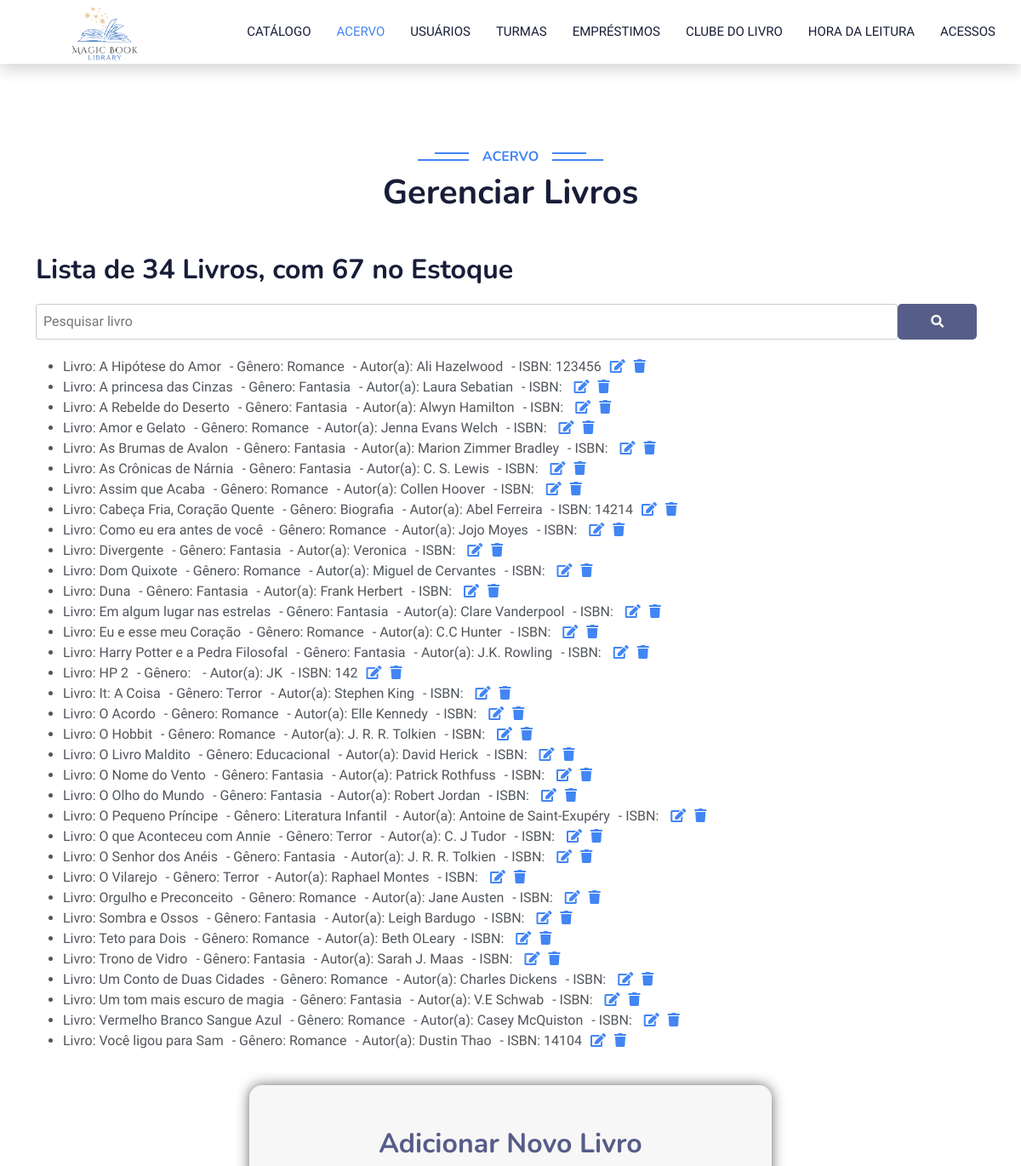
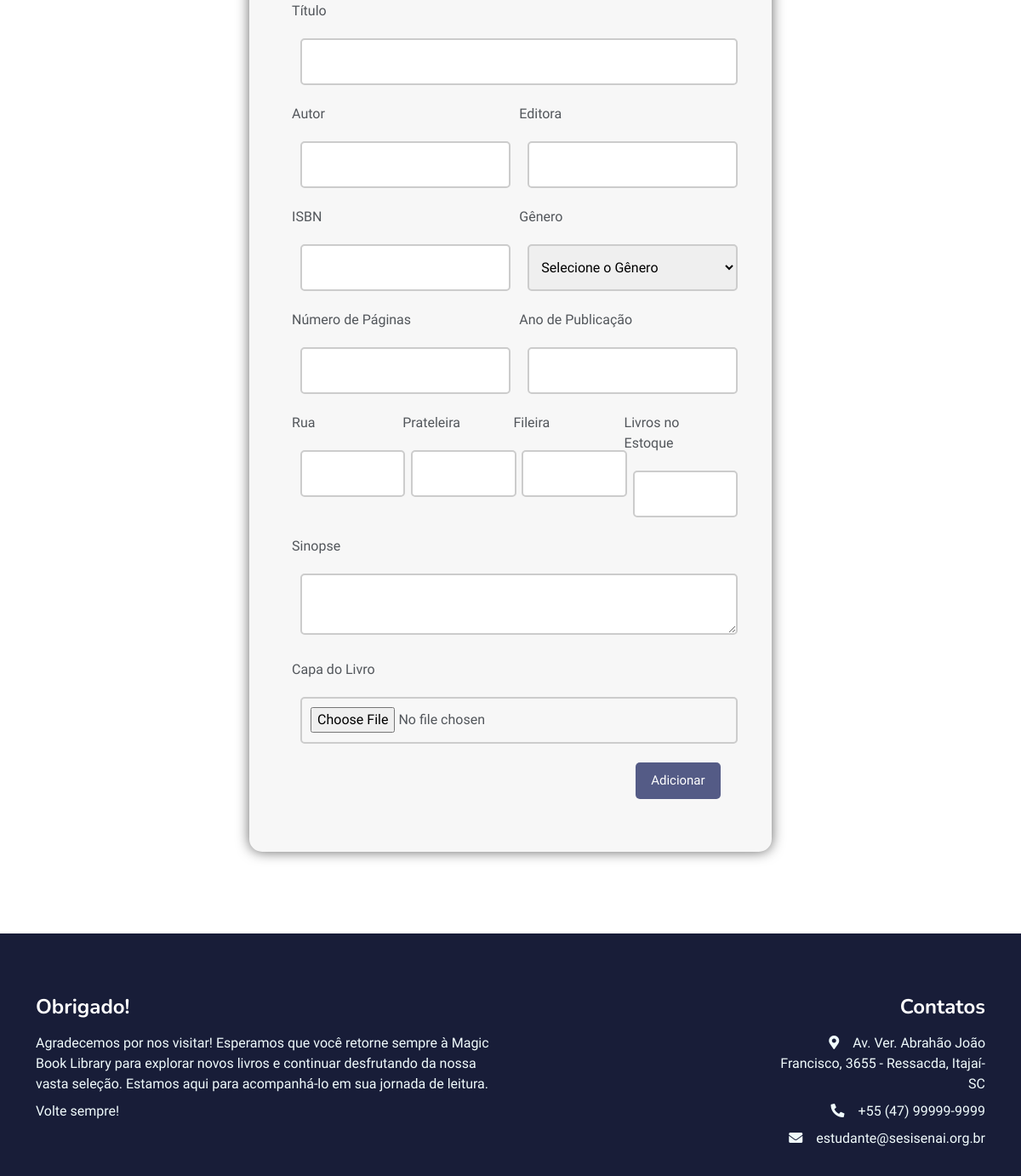
Screenshot of /acervo.php with the database file from the repository (2 pictures, top to bottom).
### tables this page shows
CREATE TABLE `acervo` (
  `id` int(11) NOT NULL,
  `nome` varchar(100) NOT NULL,
  `genero` varchar(30) NOT NULL,
  `autor` varchar(50) NOT NULL,
  `anoPublicado` int(11) NOT NULL,
  `sinopse` varchar(3500) NOT NULL,
  `capaLivro` varchar(60000) NOT NULL,
  `rua` int(4) NOT NULL,
  `prateleira` varchar(4) NOT NULL,
  `fileira` int(4) NOT NULL,
  `isbn` varchar(17) NOT NULL,
  `editora` varchar(50) NOT NULL,
  `paginas` int(10) NOT NULL,
  `estoque` tinyint(1) NOT NULL
);

### acervo.php (the view, shortened to what this page needs)
<!DOCTYPE html>
<html lang="en">
<head>
    <link href="https://cdnjs.cloudflare.com/ajax/libs/font-awesome/5.10.0/css/all.min.css" rel="stylesheet">
    <link href="https://cdn.jsdelivr.net/npm/bootstrap-icons@1.4.1/font/bootstrap-icons.css" rel="stylesheet">
    <link href="lib/animate/animate.min.css" rel="stylesheet">
    <link href="lib/owlcarousel/assets/owl.carousel.min.css" rel="stylesheet">
    <link href="css/bootstrap.min.css" rel="stylesheet">
    <link href="style.css" rel="stylesheet">
</head>
<body>
    <nav class="navbar navbar-expand-lg bg-white navbar-light shadow sticky-top p-0">
        <a href="menuAdm.php" class="navbar-brand d-flex align-items-center px-4 px-lg-5">
            <h2 class="m-0 text-primary"><img height="150" src="img/Logo.png"></h2>
        </a>
        <div class="collapse navbar-collapse" id="navbarCollapse">
            <div class="navbar-nav ms-auto p-4 p-lg-0">
                <a href="menuAdm.php" class="nav-item nav-link ">Catálogo</a>
                <a href="acervo.php" class="nav-item nav-link active">Acervo</a>
                <a href="usuarios.php" class="nav-item nav-link ">Usuários</a>
                <a href="turma.php" class="nav-item nav-link ">Turmas</a>
                <a href="relatorio.php" class="nav-item nav-link">Empréstimos</a>
                <a href="clube.php" class="nav-item nav-link ">Clube do Livro</a>
                <a href="hora.php" class="nav-item nav-link ">Hora da Leitura</a>
                <a href="index.php" class="nav-item nav-link">Acessos</a>
            </div>
        </div>
    </nav>
    <div class="container-fluid p-0 mb-5">
        <div class="owl-carousel header-carousel position-relative">
            <div class="owl-carousel-item position-relative top-0 start-0 w-100 h-30 d-flex align-items-center">
                <div class="position-absolute top-0 start-0 w-100 h-100 d-flex align-items-center" style="background: rgba(23, 29, 56, .7);">
                    <div class="container">
                        <div class="row justify-content-start">on
                            <div class="col-sm-10 col-lg-8">
                                <p class="fs-5 text-white mb-4 pb-2">SEJA BEM VINDO A LIBRARY! onde a curiosidade é incentivada e o conhecimento é valorizado.
                                </p>
                            </div>
                        </div>
                    </div>
                </div>
            </div>
        </div>
    </div>
    <div class="container-xxl py-5 category">
        <div class="container">
            <div class="text-center wow fadeInUp" data-wow-delay="0.1s">
                <h6 class="section-title bg-white text-center text-primary px-3">Acervo</h6>
                <h1 class="mb-5">Gerenciar Livros</h1>
            </div>
            <div class="row g-4">
            <?php
$servername = "127.0.0.1";
$username = "root";
$password = "root";
$dbname = "projeto_biblioteca";
$conn = new mysqli($servername, $username, $password, $dbname);
function getTotalEstoque($connection) {
    $sql = "SELECT SUM(estoque) AS total_estoque FROM acervo";
    $result = $connection->query($sql);
    if ($result && $result->num_rows > 0) {
        $row = $result->fetch_assoc();
        return $row["total_estoque"];
    } else {
        return 0;
    }
}
if (isset($_GET['search'])) {
    $search = $_GET['search'];
    $sql = "SELECT * FROM acervo WHERE nome LIKE '%$search%' OR genero LIKE '%$search%' OR autor LIKE '%$search%' OR isbn LIKE '%$search%' ORDER BY nome";
} else {
    $sql = "SELECT * FROM acervo ORDER BY nome";
}
$result = $conn->query($sql);
if ($result->num_rows > 0) {
        echo '<div class="container">';
        echo '<h2 style="margin-bottom: 20px;">Lista de ' . $result->num_rows . ' Livros, com ' . getTotalEstoque($conn) . ' no Estoque</h2>';
    echo '<form method="GET" action="acervo.php">';
    echo '<div style="display: flex; align-items: center;">';
    echo '<input type="text" name="search" placeholder="Pesquisar livro">';
    echo '<button type="submit" style="background-color: #565d88; border: none; cursor: pointer; padding:10px; margin-left: 0px;"><i class="fas fa-search" style="color: white;"></i></button>';
    echo '</div>';
    echo '</form>';
    echo '<ul>';
    while ($row = $result->fetch_assoc()) {
        $livroId = $row["id"];
        $nome = $row["nome"];
        $genero = $row["genero"];
        $autor = $row["autor"];
        $isbn = $row["isbn"];
        echo '<li>';
        echo '<span style="margin-right: 10px;">Livro: ' . $nome . '</span>';
        echo '<span style="margin-right: 10px;">- Gênero: ' . $genero . '</span>';
        echo '<span style="margin-right: 10px;">- Autor(a): ' . $autor . '</span>';
        echo '<span style="margin-right: 10px;">- ISBN: ' . $isbn . '</span>';
        echo '<a href="atualizarLivro.php?id=' . $livroId . '"><i class="fas fa-edit"></i></a>';
        echo '<a href="deletarLivro.php?id=' . $livroId . '" onclick="return confirm(\'Tem certeza de que deseja deletar o livro?\')" style="margin-left: 10px;"><i class="fas fa-trash"></i></a>';
        echo '</li>';
    }
    echo '</ul>';
    echo '</div>';
    echo '<title>Formulário de Registro</title>
    <link rel="stylesheet" type="text/css" href="style.css">
</head>
<div style="display: flex; justify-content: center; align-items: center;">
<div class="container" style="padding: 50px; background-color: #f7f7f7; box-shadow: 0px 0px 15px #666; width: 55%; border-radius: 15px;">
    <form action="adicionarLivro.php" method="POST" style="display: flex; flex-direction: column; align-items: center;">
        <div style="display: flex; justify-content: center;">
            <h2 style="color: rgba(17, 27, 88, 0.7);">Adicionar Novo Livro</h2>
        </div>
        <div style="width: 100%; padding-bottom: 12px;">
            <label style="float: left; padding-bottom: 5px;" for="nome">Título</label><br>
            <input style="border: 2px solid #ccc; width: 100%; height: 55px; padding: 10px; margin: 10px; border-radius: 5px;" type="text" id="nome" name="nome" required>
        </div>
        <div style="display: flex; justify-content: space-between; width: 100%;">
            <div style="width: 48%; padding-bottom: 12px;">
                <label style="float: left; padding-bottom: 5px;" for="autor">Autor</label><br>
                <input style="border: 2px solid #ccc; width: 100%; height: 55px; padding: 10px; margin: 10px; border-radius: 5px;" type="text" id="autor" name="autor" required>
            </div>
            <div style="width: 48%; padding-bottom: 12px;">
                <label style="float: left; padding-bottom: 5px;" for="editora">Editora</label><br>
                <input style="border: 2px solid #ccc; width: 100%; height: 55px; padding: 10px; margin: 10px; border-radius: 5px;" type="text" id="editora" name="editora" required>
            </div>
        </div>
        <div style="display: flex; justify-content: space-between; width: 100%;">
            <div style="width: 48%; padding-bottom: 12px;">
                <label style="float: left; padding-bottom: 5px;" for="isbn">ISBN</label><br>
                <input style="border: 2px solid #ccc; width: 100%; height: 55px; padding: 10px; margin: 10px; border-radius: 5px;" type="text" id="isbn" name="isbn" required>
            </div>
            <div style="width: 48%; padding-bottom: 12px;">
                <label style="float: left; padding-bottom: 5px;" for="genero">Gênero</label><br>
                <select style="border: 2px solid #ccc; width: 100%; height: 55px; padding: 10px; margin: 10px; border-radius: 5px;" id="genero" name="genero" required>
                    <option value="" disabled selected>Selecione o Gênero</option>
                </select>
            </div>
        </div>
        <div style="display: flex; justify-content: space-between; width: 100%;">
        <div style="width: 48%; padding-bottom: 12px;">
            <label style="float: left; padding-bottom: 5px;" for="paginas">Número de Páginas</label><br>
            <input style="border: 2px solid #ccc; width: 100%; height: 55px; padding: 10px; margin: 10px; border-radius: 5px;" type="number" id="paginas" name="paginas" required>
        </div>
        <div style="width: 48%; padding-bottom: 12px;">
            <label style="float: left; padding-bottom: 5px;" for="anoPublicado">Ano de Publicação</label><br>
            <input style="border: 2px solid #ccc; width: 100%; height: 55px; padding: 10px; margin: 10px; border-radius: 5px;" type="number" id="anoPublicado" name="anoPublicado" required>
        </div>
        </div>
        <div style="display: flex; justify-content: space-between; width: 100%;">
        <div style="width: 24%; padding-bottom: 12px;">
            <label style="float: left; padding-bottom: 5px;" for="rua">Rua</label><br>
            <input style="border: 2px solid #ccc; width: 100%; height: 55px; padding: 10px; margin: 10px; border-radius: 5px;" type="number" id="rua" name="rua" required>
        </div>
        <div style="width: 24%; padding-bottom: 12px;">
            <label style="float: left; padding-bottom: 5px;" for="prateleira">Prateleira</label><br>
            <input style="border: 2px solid #ccc; width: 100%; height: 55px; padding: 10px; margin: 10px; border-radius: 5px;" type="text" id="prateleira" name="prateleira" required>
        </div>
        <div style="width: 24%; padding-bottom: 12px;">
            <label style="float: left; padding-bottom: 5px;" for="fileira">Fileira</label><br>
            <input style="border: 2px solid #ccc; width: 100%; height: 55px; padding: 10px; margin: 10px; border-radius: 5px;" type="number" id="fileira" name="fileira" required>
        </div>
        <div style="width: 24%; padding-bottom: 12px;">
            <label style="float: left; padding-bottom: 5px;" for="estoque">Livros no Estoque</label><br>
            <input style="border: 2px solid #ccc; width: 100%; height: 55px; padding: 10px; margin: 10px; border-radius: 5px;" type="number" id="estoque" name="estoque" required>
        </div>
        </div>
        <div style="width: 100%; padding-bottom: 12px;">
            <label style="float: left; padding-bottom: 5px;" for="sinopse">Sinopse</label><br>
            <textarea style="border: 2px solid #ccc; width: 100%; padding: 10px; margin: 10px; border-radius: 5px;" id="sinopse" name="sinopse"></textarea>
        </div>
        <div style="width: 100%; padding-bottom: 12px;">
            <label style="float: left; padding-bottom: 5px;" for="capaLivro">Capa do Livro</label><br>
            <input style="border: 2px solid #ccc; width: 100%; height: 55px; padding: 10px; margin: 10px; border-radius: 5px;" type="file" id="capaLivro" name="capaLivro">
        </div>
        <div style="width: 100%; padding-bottom: 12px;">
            <div style="width: 100%; display: flex; justify-content: flex-end; align-items: center;">
                <button type="submit">Adicionar</button>
            </div>
        </div>
    </form>
</div>
</div>';
} else {
    echo "Nenhum livro encontrado.";
}
?>
            </div>
        </div>
    </div>
    <div class="container-fluid bg-dark text-light footer pt-5 mt-5 wow fadeIn" data-wow-delay="0.1s">
    <div class="container py-4">
        <div class="row g-5">
            <div class="col-lg-6 col-md-6 text-start">
                <h4 class="text-white mb-3">Obrigado!</h4>
                <p class="mb-2"><i class=""></i>Agradecemos por nos visitar! Esperamos que você retorne sempre à Magic Book Library para explorar novos livros e continuar desfrutando da nossa vasta seleção. Estamos aqui para acompanhá-lo em sua jornada de leitura.</p>
                <p class="mb-2"><i class=""></i>Volte sempre!</p>
            </div>
            <div class="col-lg-3 col-md-6 text-start">
            </div>
            <div class="col-lg-3 col-md-6 text-end ">
                <h4 class="text-white mb-3">Contatos</h4>
                <p class="mb-2"><i class="fa fa-map-marker-alt me-3"></i>Av. Ver. Abrahão João Francisco, 3655 - Ressacda, Itajaí-SC</p>
                <p class="mb-2"><i class="fa fa-phone-alt me-3"></i>+55 (47) 99999-9999</p>
                <p class="mb-2"><i class="fa fa-envelope me-3"></i>estudante@sesisenai.org.br</p>
            </div>
        </div>
    </div>
</div>
</body>
</html>

### style.css (style rules this page uses)
:root { --primary: #4285F4; --light: #F0FBFC; --dark: #181d38; }
.navbar-light .navbar-nav .nav-link { margin-right: 30px; padding: 25px 0; color: #FFFFFF; font-size: 15px; text-transform: uppercase; outline: none; }
.navbar-light .navbar-nav .nav-link:hover, .navbar-light .navbar-nav .nav-link.active { color: var(--primary); }
.navbar-light .navbar-brand, .navbar-light a.btn { height: 75px; }
.navbar-light .navbar-nav .nav-link { color: var(--dark); font-weight: 500; }
.navbar-light.sticky-top { top: -100px; transition: .5s; }
.section-title { position: relative; display: inline-block; text-transform: uppercase; }
.section-title::before { position: absolute; content: ""; width: calc(100% + 80px); height: 2px; top: 4px; left: -40px; background: var(--primary); z-index: -1; }
.section-title::after { position: absolute; content: ""; width: calc(100% + 120px); height: 2px; bottom: 5px; left: -60px; background: var(--primary); z-index: -1; }
label { display: block; margin-bottom: 5px; }
input[type="text"], input[type="email"], input[type="password"] { width: 100%; padding: 8px; border: 1px solid #ccc; border-radius: 3px; }
button { font-size: 15px; width: 100px; padding: 10px 15px; color: white; background-color: rgba(17, 27, 88, 0.7); border-radius: 5px; margin-right: 10px; border: none; }

### rows the page displays
acervo: nome "A Hipótese do Amor", genero "Romance", autor "Ali Hazelwood", isbn "123456"
acervo: nome "A princesa das Cinzas", genero "Fantasia", autor "Laura Sebatian"
acervo: nome "A Rebelde do Deserto", genero "Fantasia", autor "Alwyn Hamilton"
acervo: nome "Amor e Gelato", genero "Romance", autor "Jenna Evans Welch"
acervo: nome "As Brumas de Avalon", genero "Fantasia", autor "Marion Zimmer Bradley"
acervo: nome "As Crônicas de Nárnia", genero "Fantasia", autor "C. S. Lewis"
acervo: nome "Assim que Acaba", genero "Romance", autor "Collen Hoover"
acervo: nome "Cabeça Fria, Coração Quente", genero "Biografia", autor "Abel Ferreira", isbn "14214"
acervo: nome "Como eu era antes de você", genero "Romance", autor "Jojo Moyes"
acervo: nome "Divergente", genero "Fantasia", autor "Veronica"
acervo: nome "Dom Quixote", genero "Romance", autor "Miguel de Cervantes"
acervo: nome "Duna", genero "Fantasia", autor "Frank Herbert"
acervo: nome "Em algum lugar nas estrelas", genero "Fantasia", autor "Clare Vanderpool"
acervo: nome "Eu e esse meu Coração", genero "Romance", autor "C.C Hunter"
acervo: nome "Harry Potter e a Pedra Filosofal", genero "Fantasia", autor "J.K. Rowling"
acervo: nome "HP 2", autor "JK", isbn "142"
acervo: nome "It: A Coisa", genero "Terror", autor "Stephen King"
acervo: nome "O Acordo", genero "Romance", autor "Elle Kennedy"
acervo: nome "O Hobbit", genero "Romance", autor "J. R. R. Tolkien"
acervo: nome "O Livro Maldito", genero "Educacional", autor "David Herick"
acervo: nome "O Nome do Vento", genero "Fantasia", autor "Patrick Rothfuss"
acervo: nome "O Olho do Mundo", genero "Fantasia", autor "Robert Jordan"
acervo: nome "O Pequeno Príncipe", genero "Literatura Infantil", autor "Antoine de Saint-Exupéry"
acervo: nome "O que Aconteceu com Annie", genero "Terror", autor "C. J Tudor"
acervo: nome "O Senhor dos Anéis", genero "Fantasia", autor "J. R. R. Tolkien"
acervo: nome "O Vilarejo", genero "Terror", autor "Raphael Montes"
acervo: nome "Orgulho e Preconceito", genero "Romance", autor "Jane Austen"
acervo: nome "Sombra e Ossos", genero "Fantasia", autor "Leigh Bardugo"
acervo: nome "Teto para Dois", genero "Romance", autor "Beth OLeary"
acervo: nome "Trono de Vidro", genero "Fantasia", autor "Sarah J. Maas"
acervo: nome "Um Conto de Duas Cidades", genero "Romance", autor "Charles Dickens"
acervo: nome "Um tom mais escuro de magia", genero "Fantasia", autor "V.E Schwab"
acervo: nome "Vermelho Branco Sangue Azul", genero "Romance", autor "Casey McQuiston"
acervo: nome "Você ligou para Sam", genero "Romance", autor "Dustin Thao", isbn "14104"

### other values shown
$result->num_rows "34"
getTotalEstoque($conn) "67"
